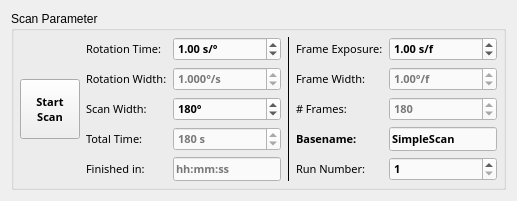
                   <widget class="QWidget" name="Simple_Phi_Scan">
                    <attribute name="title">
                     <string>Simple Phi Scan</string>
                    </attribute>
                    <layout class="QHBoxLayout" name="horizontalLayout_13">
                     <item>
                      <widget class="QGroupBox" name="groupBox_4">
                       <property name="title">
                        <string>Scan Parameter</string>
                       </property>
                       <layout class="QHBoxLayout" name="horizontalLayout">
                        <property name="spacing">
                         <number>6</number>
                        </property>
                        <property name="leftMargin">
                         <number>6</number>
                        </property>
                        <property name="topMargin">
                         <number>6</number>
                        </property>
                        <property name="rightMargin">
                         <number>6</number>
                        </property>
                        <property name="bottomMargin">
                         <number>6</number>
                        </property>
                        <item>
                         <widget class="QToolButton" name="btn_scn_sim_start">
                          <property name="minimumSize">
                           <size>
                            <width>60</width>
                            <height>60</height>
                           </size>
                          </property>
                          <property name="font">
                           <font>
                            <family>AU Passata</family>
                            <pointsize>8</pointsize>
                            <weight>75</weight>
                            <bold>true</bold>
                           </font>
                          </property>
                          <property name="statusTip">
                           <string>Start a simple scan</string>
                          </property>
                          <property name="text">
                           <string>Start
Scan</string>
                          </property>
                         </widget>
                        </item>
                        <item>
                         <layout class="QGridLayout" name="gridLayout_16">
                          <property name="leftMargin">
                           <number>0</number>
                          </property>
                          <property name="topMargin">
                           <number>0</number>
                          </property>
                          <property name="spacing">
                           <number>6</number>
                          </property>
                          <item row="4" column="0">
                           <widget class="QLabel" name="lbl_fin">
                            <property name="font">
                             <font>
                              <family>AU Passata</family>
                              <pointsize>8</pointsize>
                              <weight>50</weight>
                              <bold>false</bold>
                             </font>
                            </property>
                            <property name="text">
                             <string>Finished in:</string>
                            </property>
                           </widget>
                          </item>
                          <item row="3" column="0">
                           <widget class="QLabel" name="lbl_tot">
                            <property name="font">
                             <font>
                              <family>AU Passata</family>
                              <pointsize>8</pointsize>
                              <weight>50</weight>
                              <bold>false</bold>
                             </font>
                            </property>
                            <property name="text">
                             <string>Total Time:</string>
                            </property>
                           </widget>
                          </item>
                          <item row="2" column="0">
                           <widget class="QLabel" name="lbl_scw">
                            <property name="font">
                             <font>
                              <family>AU Passata</family>
                              <pointsize>8</pointsize>
                              <weight>50</weight>
                              <bold>false</bold>
                             </font>
                            </property>
                            <property name="text">
                             <string>Scan Width:</string>
                            </property>
                           </widget>
                          </item>
                          <item row="0" column="0">
                           <widget class="QLabel" name="lbl_rot">
                            <property name="font">
                             <font>
                              <family>AU Passata</family>
                              <pointsize>8</pointsize>
                              <weight>50</weight>
                              <bold>false</bold>
                             </font>
                            </property>
                            <property name="text">
                             <string>Rotation Time:</string>
                            </property>
                           </widget>
                          </item>
                          <item row="1" column="0">
                           <widget class="QLabel" name="lbl_row">
                            <property name="font">
                             <font>
                              <family>AU Passata</family>
                              <pointsize>8</pointsize>
                              <weight>50</weight>
                              <bold>false</bold>
                             </font>
                            </property>
                            <property name="text">
                             <string>Rotation Width:</string>
                            </property>
                           </widget>
                          </item>
                          <item row="0" column="1">
                           <widget class="QDoubleSpinBox" name="sca_spn_rot">
                            <property name="enabled">
                             <bool>true</bool>
                            </property>
                            <property name="font">
                             <font>
                              <family>AU Passata</family>
                              <pointsize>8</pointsize>
                              <weight>75</weight>
                              <bold>true</bold>
                             </font>
                            </property>
                            <property name="styleSheet">
                             <string notr="true">background-color: rgb(250, 250, 250);</string>
                            </property>
                            <property name="suffix">
                             <string> s/°</string>
                            </property>
                            <property name="decimals">
                             <number>2</number>
                            </property>
                            <property name="minimum">
                             <double>0.100000000000000</double>
                            </property>
                            <property name="maximum">
                             <double>999.899999999999977</double>
                            </property>
                            <property name="singleStep">
                             <double>0.100000000000000</double>
                            </property>
                            <property name="value">
                             <double>1.000000000000000</double>
                            </property>
                           </widget>
                          </item>
                          <item row="1" column="1">
                           <widget class="QDoubleSpinBox" name="sca_spn_row">
                            <property name="enabled">
                             <bool>false</bool>
                            </property>
                            <property name="font">
                             <font>
                              <family>AU Passata</family>
                              <pointsize>8</pointsize>
                              <weight>75</weight>
                              <bold>true</bold>
                             </font>
                            </property>
                            <property name="styleSheet">
                             <string notr="true">background-color: rgb(250, 250, 250); color: rgb(120, 120, 120)</string>
                            </property>
                            <property name="suffix">
                             <string>°/s</string>
                            </property>
                            <property name="decimals">
                             <number>3</number>
                            </property>
                            <property name="minimum">
                             <double>0.001000000000000</double>
                            </property>
                            <property name="maximum">
                             <double>999.990000000000009</double>
                            </property>
                            <property name="singleStep">
                             <double>0.100000000000000</double>
                            </property>
                            <property name="value">
                             <double>1.000000000000000</double>
                            </property>
                           </widget>
                          </item>
                          <item row="2" column="1">
                           <widget class="QDoubleSpinBox" name="sca_spn_scw">
                            <property name="font">
                             <font>
                              <family>AU Passata</family>
                              <pointsize>8</pointsize>
                              <weight>75</weight>
                              <bold>true</bold>
                             </font>
                            </property>
                            <property name="styleSheet">
                             <string notr="true">background-color: rgb(250, 250, 250);</string>
                            </property>
                            <property name="suffix">
                             <string>°</string>
                            </property>
                            <property name="decimals">
                             <number>0</number>
                            </property>
                            <property name="minimum">
                             <double>-360.000000000000000</double>
                            </property>
                            <property name="maximum">
                             <double>360.000000000000000</double>
                            </property>
                            <property name="singleStep">
                             <double>5.000000000000000</double>
                            </property>
                            <property name="value">
                             <double>180.000000000000000</double>
                            </property>
                           </widget>
                          </item>
                          <item row="3" column="1">
                           <widget class="QDoubleSpinBox" name="sca_spn_tot">
                            <property name="enabled">
                             <bool>false</bool>
                            </property>
                            <property name="font">
                             <font>
                              <family>AU Passata</family>
                              <pointsize>8</pointsize>
                              <weight>75</weight>
                              <bold>true</bold>
                             </font>
                            </property>
                            <property name="styleSheet">
                             <string notr="true">background-color: rgb(250, 250, 250); color: rgb(120, 120, 120)</string>
                            </property>
                            <property name="suffix">
                             <string> s</string>
                            </property>
                            <property name="decimals">
                             <number>0</number>
                            </property>
                            <property name="minimum">
                             <double>1.000000000000000</double>
                            </property>
                            <property name="maximum">
                             <double>9999999.000000000000000</double>
                            </property>
                            <property name="value">
                             <double>180.000000000000000</double>
                            </property>
                           </widget>
                          </item>
                          <item row="4" column="1">
                           <widget class="QLineEdit" name="sca_spn_fin">
                            <property name="enabled">
                             <bool>false</bool>
                            </property>
                            <property name="font">
                             <font>
                              <family>AU Passata</family>
                              <pointsize>8</pointsize>
                              <weight>75</weight>
                              <bold>true</bold>
                             </font>
                            </property>
                            <property name="styleSheet">
                             <string notr="true">background-color: rgb(250, 250, 250); color: rgb(120, 120, 120)</string>
                            </property>
                            <property name="text">
                             <string>hh:mm:ss</string>
                            </property>
                            <property name="maxLength">
                             <number>10</number>
                            </property>
                            <property name="readOnly">
                             <bool>true</bool>
                            </property>
                           </widget>
                          </item>
                         </layout>
                        </item>
                        <item>
                         <widget class="Line" name="line_20">
                          <property name="font">
                           <font>
                            <family>AU Passata</family>
                            <pointsize>8</pointsize>
                            <weight>75</weight>
                            <bold>true</bold>
                           </font>
                          </property>
                          <property name="frameShadow">
                           <enum>QFrame::Plain</enum>
                          </property>
                          <property name="orientation">
                           <enum>Qt::Vertical</enum>
                          </property>
                         </widget>
                        </item>
                        <item>
                         <layout class="QGridLayout" name="gridLayout_20">
                          <property name="spacing">
                           <number>6</number>
                          </property>
                          <item row="4" column="0">
                           <widget class="QLabel" name="lbl_run">
                            <property name="font">
                             <font>
                              <family>AU Passata</family>
                              <pointsize>8</pointsize>
                              <weight>50</weight>
                              <bold>false</bold>
                             </font>
                            </property>
                            <property name="text">
                             <string>Run Number:</string>
                            </property>
                           </widget>
                          </item>
                          <item row="1" column="0">
                           <widget class="QLabel" name="lbl_frw">
                            <property name="font">
                             <font>
                              <family>AU Passata</family>
                              <pointsize>8</pointsize>
                              <weight>50</weight>
                              <bold>false</bold>
                             </font>
                            </property>
                            <property name="text">
                             <string>Frame Width:</string>
                            </property>
                           </widget>
                          </item>
                          <item row="0" column="0">
                           <widget class="QLabel" name="lbl_fre">
                            <property name="font">
                             <font>
                              <family>AU Passata</family>
                              <pointsize>8</pointsize>
                              <weight>50</weight>
                              <bold>false</bold>
                             </font>
                            </property>
                            <property name="text">
                             <string>Frame Exposure:</string>
                            </property>
                           </widget>
                          </item>
                          <item row="2" column="0">
                           <widget class="QLabel" name="lbl_frn">
                            <property name="font">
                             <font>
                              <family>AU Passata</family>
                              <pointsize>8</pointsize>
                              <weight>50</weight>
                              <bold>false</bold>
                             </font>
                            </property>
                            <property name="text">
                             <string># Frames:</string>
                            </property>
                           </widget>
                          </item>
                          <item row="3" column="0">
                           <widget class="QLabel" name="lbl_bsn">
                            <property name="font">
                             <font>
                              <family>AU Passata</family>
                              <pointsize>8</pointsize>
                              <weight>75</weight>
                              <bold>true</bold>
                             </font>
                            </property>
                            <property name="text">
                             <string>Basename:</string>
                            </property>
                           </widget>
                          </item>
                          <item row="0" column="1">
                           <widget class="QDoubleSpinBox" name="sca_spn_fre">
                            <property name="font">
                             <font>
                              <family>AU Passata</family>
                              <pointsize>8</pointsize>
                              <weight>75</weight>
                              <bold>true</bold>
                             </font>
                            </property>
                            <property name="styleSheet">
                             <string notr="true">background-color: rgb(250, 250, 250);</string>
                            </property>
                            <property name="suffix">
                             <string> s/f</string>
                            </property>
                            <property name="minimum">
                             <double>0.100000000000000</double>
                            </property>
                            <property name="maximum">
                             <double>999.899999999999977</double>
                            </property>
                            <property name="singleStep">
                             <double>0.100000000000000</double>
                            </property>
                            <property name="value">
                             <double>1.000000000000000</double>
                            </property>
                           </widget>
                          </item>
                          <item row="1" column="1">
                           <widget class="QDoubleSpinBox" name="sca_spn_frw">
                            <property name="enabled">
                             <bool>false</bool>
                            </property>
                            <property name="font">
                             <font>
                              <family>AU Passata</family>
                              <pointsize>8</pointsize>
                              <weight>75</weight>
                              <bold>true</bold>
                             </font>
                            </property>
                            <property name="styleSheet">
                             <string notr="true">background-color: rgb(250, 250, 250); color: rgb(120, 120, 120)</string>
                            </property>
                            <property name="suffix">
                             <string>°/f</string>
                            </property>
                            <property name="minimum">
                             <double>0.010000000000000</double>
                            </property>
                            <property name="maximum">
                             <double>60.000000000000000</double>
                            </property>
                            <property name="value">
                             <double>1.000000000000000</double>
                            </property>
                           </widget>
                          </item>
                          <item row="2" column="1">
                           <widget class="QDoubleSpinBox" name="sca_spn_frn">
                            <property name="enabled">
                             <bool>false</bool>
                            </property>
                            <property name="font">
                             <font>
                              <family>AU Passata</family>
                              <pointsize>8</pointsize>
                              <weight>75</weight>
                              <bold>true</bold>
                              <strikeout>false</strikeout>
                             </font>
                            </property>
                            <property name="styleSheet">
                             <string notr="true">background-color: rgb(250, 250, 250); color: rgb(120, 120, 120)</string>
                            </property>
                            <property name="decimals">
                             <number>0</number>
                            </property>
                            <property name="minimum">
                             <double>1.000000000000000</double>
                            </property>
                            <property name="maximum">
                             <double>999999.000000000000000</double>
                            </property>
                            <property name="value">
                             <double>180.000000000000000</double>
                            </property>
                           </widget>
                          </item>
                          <item row="3" column="1">
                           <widget class="QLineEdit" name="sca_spn_bsn">
                            <property name="font">
                             <font>
                              <family>AU Passata</family>
                              <pointsize>8</pointsize>
                              <weight>75</weight>
                              <bold>true</bold>
                             </font>
                            </property>
                            <property name="styleSheet">
                             <string notr="true">background-color: rgb(250, 250, 250);</string>
                            </property>
                            <property name="text">
                             <string>SimpleScan</string>
                            </property>
                           </widget>
                          </item>
                          <item row="4" column="1">
                           <widget class="QSpinBox" name="sca_spn_run">
                            <property name="font">
                             <font>
                              <family>AU Passata</family>
                              <pointsize>8</pointsize>
                              <weight>75</weight>
                              <bold>true</bold>
                             </font>
                            </property>
                            <property name="styleSheet">
                             <string notr="true">background-color: rgb(250, 250, 250);</string>
                            </property>
                            <property name="minimum">
                             <number>1</number>
                            </property>
                           </widget>
                          </item>
                         </layout>
                        </item>
                       </layout>
                      </widget>
                     </item>
                    </layout>
                   </widget>
